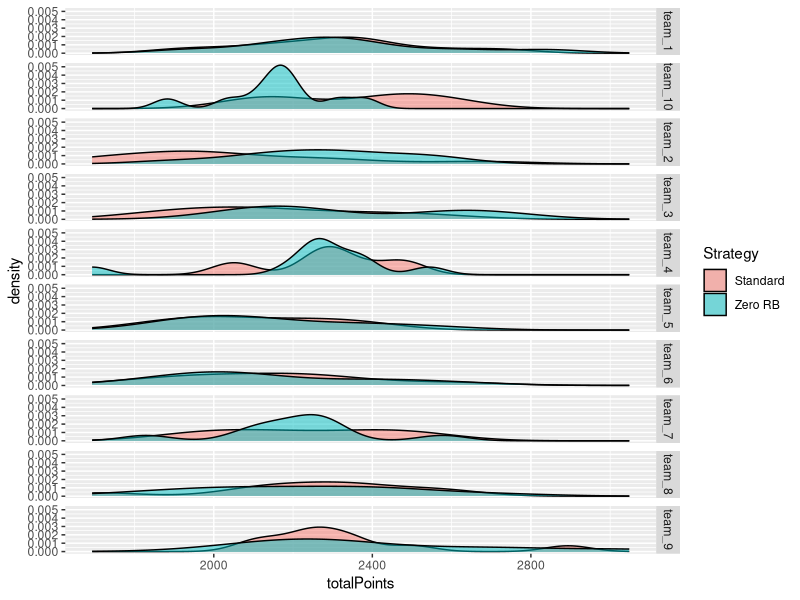

The R source for this figure:
#https://fantasydata.com/nfl/adp?season=2021&leaguetype=1



#####################
#importing data
#####################
library(tidyverse)
library(ggridges)
twentytwenty <- read.csv("standard_scoring_adp/adp_2021.csv")
twentytwentyPoints <- read.csv("standard_points_scored/2021.csv")

###############
#simulate drafts with standard strategy
###############
set.seed(5)

NumberOfSimulations <- 10

teams <- c("team_1", "team_2", "team_3", "team_4", "team_5", "team_6", "team_7",
           "team_8", "team_9", "team_10")
draftPick <- c(1:160)
round <- rep(c(1:16),each=10)
teamPick <- rep(c(teams, rev(teams)), times =8)
full_func <- function(position, count){
      if (position == "QB" & count >=1){
        return("Yes")
      }
      if (position == "RB" & count >=4){
        return("Yes")
      }
      if (position == "TE" & count >=1){
        return("Yes")
      }
      if (position == "K" & count >=1){
        return("Yes")
      }
      if (position == "DST" & count >=1){
        return("Yes")
      }
      if (position == "WR" & count >=4){
        return("Yes")
      }
      else{
        return("No")
      }
}

allSims <- c()
for (sim in 1:NumberOfSimulations) {
  roster <- c()
  draftOrder <- data.frame(draftPick, round, teamPick) %>% 
    add_column(Rank = NA) %>%
    add_column(PlayerID = NA) %>%
    add_column(Name = NA) %>%
    add_column(Position = NA) 
  remainingPlayers <- twentytwenty %>% select(c("Rank", "PlayerID", "Name", "Position"))
  remainingPlayersPosFilter <-remainingPlayers
  positionTable <- c()
  for (val in draftPick) {
    if (val<=100) {
      roster <- filter(draftOrder, teamPick == draftOrder[val, "teamPick"])
      positionTable <- data.frame(table(roster$Position)) 
      positionTable <- positionTable %>%  mutate(is_pos_full = mapply(full_func, positionTable$Var1, positionTable$Freq))
      fullPositions <- c(as.vector(positionTable[positionTable$is_pos_full == "Yes", 1]), "K", "DST")
      remainingPlayersPosFilter <- filter(remainingPlayers, !(Position %in% fullPositions))
      pick <- remainingPlayersPosFilter[1+round((sample(0:1, 1))*sqrt(val), 1), ]
      draftOrder[val,c(4:7)] <- pick
      remainingPlayers <- filter(remainingPlayers, PlayerID != pick$PlayerID)
    }
    else if (val>=100 & val<=140) {
      roster <- filter(draftOrder, teamPick == draftOrder[val, "teamPick"])
      pick <- remainingPlayers[1+round((sample(0:1, 1))*sqrt(val), 1), ]
      draftOrder[val,c(4:7)] <- pick
      remainingPlayers <- filter(remainingPlayers, PlayerID != pick$PlayerID)
    }
    else if (val>=141 & val<=150) {
      roster <- filter(draftOrder, teamPick == draftOrder[val, "teamPick"])
      if(!("DST" %in% roster$Position)) {
        DST <- filter(remainingPlayers, Position == "DST")
        pick <- DST[1, ]
        draftOrder[val,c(4:7)] <- pick
        remainingPlayers <- filter(remainingPlayers, PlayerID != pick$PlayerID)
      }
      else{
        pick <- remainingPlayers[1+sample(0:2, 1), ]
        draftOrder[val,c(4:7)] <- pick
        remainingPlayers <- filter(remainingPlayers, PlayerID != pick$PlayerID)
      }
    }
    else if(val>150){
      roster <- filter(draftOrder, teamPick == draftOrder[val, "teamPick"])
      if(!("K" %in% roster$Position)) {
        K <- filter(remainingPlayers, Position == "K")
        pick <- K[1, ]
        draftOrder[val,c(4:7)] <- pick
        remainingPlayers <- filter(remainingPlayers, PlayerID != pick$PlayerID)
      }
      else{
        pick <- remainingPlayers[1+sample(0:2, 1), ]
        draftOrder[val,c(4:7)] <- pick
        remainingPlayers <- filter(remainingPlayers, PlayerID != pick$PlayerID)
    }  
    }
  }
  allSims <- rbind(allSims, draftOrder)
}

allSimsClean <- allSims %>% 
  mutate(simulation = rep(1:NumberOfSimulations,each=160)) %>%
  left_join(twentytwentyPoints, by = c("PlayerID" = "PlayerID"))%>%
  group_by(teamPick, simulation) %>%
  summarise(totalPoints = sum(FantasyPoints, na.rm = TRUE)) %>%
  mutate(Strategy = "Standard")


#ggplot(allSimsClean, aes(x=totalPoints, y = teamPick))+
 # geom_density_ridges(scale = 0.9) #+
 # facet_wrap(~teamPick, nrow=3, ncol=4)

###############
#simulate drafts with no RB strategy
###############
ZeroTeam <- "team_1"

allSimsallPicks0RB <- c()
for (team in teams){
ZeroTeam <- team
allSims0RB <- c()
  for (sim in 1:NumberOfSimulations) {
    roster <- c()
    draftOrder <- data.frame(draftPick, round, teamPick) %>% 
      add_column(Rank = NA) %>%
      add_column(PlayerID = NA) %>%
      add_column(Name = NA) %>%
      add_column(Position = NA) 
    remainingPlayers <- twentytwenty %>% select(c("Rank", "PlayerID", "Name", "Position"))
    remainingPlayersPosFilter <-remainingPlayers
    positionTable <- c()
      for (val in draftPick) {
        if (draftOrder[val,"teamPick"] != ZeroTeam) {
          if (val<=100) {
            roster <- filter(draftOrder, teamPick == draftOrder[val, "teamPick"])
            positionTable <- data.frame(table(roster$Position)) 
            positionTable <- positionTable %>%  mutate(is_pos_full = mapply(full_func, positionTable$Var1, positionTable$Freq))
            fullPositions <- c(as.vector(positionTable[positionTable$is_pos_full == "Yes", 1]), "K", "DST")
            remainingPlayersPosFilter <- filter(remainingPlayers, !(Position %in% fullPositions))
            pick <- remainingPlayersPosFilter[1+round((sample(0:1, 1))*sqrt(val), 1), ]
            draftOrder[val,c(4:7)] <- pick
            remainingPlayers <- filter(remainingPlayers, PlayerID != pick$PlayerID)
          }
          else if (val>=100 & val<=140) {
            roster <- filter(draftOrder, teamPick == draftOrder[val, "teamPick"])
            pick <- remainingPlayers[1+round((sample(0:1, 1))*sqrt(val), 1), ]
            draftOrder[val,c(4:7)] <- pick
            remainingPlayers <- filter(remainingPlayers, PlayerID != pick$PlayerID)
          }
          else if (val>=141 & val<=150) {
            roster <- filter(draftOrder, teamPick == draftOrder[val, "teamPick"])
            if(!("DST" %in% roster$Position)) {
              DST <- filter(remainingPlayers, Position == "DST")
              pick <- DST[1, ]
              draftOrder[val,c(4:7)] <- pick
              remainingPlayers <- filter(remainingPlayers, PlayerID != pick$PlayerID)
            }
            else{
              pick <- remainingPlayers[1+sample(0:2, 1), ]
              draftOrder[val,c(4:7)] <- pick
              remainingPlayers <- filter(remainingPlayers, PlayerID != pick$PlayerID)
            }
          }
          else if(val>150){
            roster <- filter(draftOrder, teamPick == draftOrder[val, "teamPick"])
            if(!("K" %in% roster$Position)) {
              K <- filter(remainingPlayers, Position == "K")
              pick <- K[1, ]
              draftOrder[val,c(4:7)] <- pick
              remainingPlayers <- filter(remainingPlayers, PlayerID != pick$PlayerID)
            }
            else{
              pick <- remainingPlayers[1+sample(0:2, 1), ]
              draftOrder[val,c(4:7)] <- pick
              remainingPlayers <- filter(remainingPlayers, PlayerID != pick$PlayerID)
            }  
          }
        }
        else if (draftOrder[val,"teamPick"] == ZeroTeam){
          if (val<=40) {
            remainingPlayersSanRB<- filter(remainingPlayers, Position !="RB")
            pick <- remainingPlayersSanRB[1+round((sample(0:1, 1))*sqrt(val), 1), ]
            draftOrder[val,c(4:7)] <- pick
            remainingPlayers <- filter(remainingPlayers, PlayerID != pick$PlayerID)
          }
          else if (val>= 41 & val<=100) {
            roster <- filter(draftOrder, teamPick == draftOrder[val, "teamPick"])
            positionTable <- data.frame(table(roster$Position)) 
            positionTable <- positionTable %>%  mutate(is_pos_full = mapply(full_func, positionTable$Var1, positionTable$Freq))
            fullPositions <- c(as.vector(positionTable[positionTable$is_pos_full == "Yes", 1]), "K", "DST")
            remainingPlayersPosFilter <- filter(remainingPlayers, !(Position %in% fullPositions))
            pick <- remainingPlayersPosFilter[1+round((sample(0:1, 1))*sqrt(val), 1), ]
            draftOrder[val,c(4:7)] <- pick
            remainingPlayers <- filter(remainingPlayers, PlayerID != pick$PlayerID)
          }
          else if (val>=100 & val<=140) {
            roster <- filter(draftOrder, teamPick == draftOrder[val, "teamPick"])
            pick <- remainingPlayers[1+round((sample(0:1, 1))*sqrt(val), 1), ]
            draftOrder[val,c(4:7)] <- pick
            remainingPlayers <- filter(remainingPlayers, PlayerID != pick$PlayerID)
          }
          else if (val>=141 & val<=150) {
            roster <- filter(draftOrder, teamPick == draftOrder[val, "teamPick"])
            if(!("DST" %in% roster$Position)) {
              DST <- filter(remainingPlayers, Position == "DST")
              pick <- DST[1, ]
              draftOrder[val,c(4:7)] <- pick
              remainingPlayers <- filter(remainingPlayers, PlayerID != pick$PlayerID)
            }
            else{
              pick <- remainingPlayers[1+sample(0:2, 1), ]
              draftOrder[val,c(4:7)] <- pick
              remainingPlayers <- filter(remainingPlayers, PlayerID != pick$PlayerID)
            }
          }
         else if(val>150){
            roster <- filter(draftOrder, teamPick == draftOrder[val, "teamPick"])
            if(!("K" %in% roster$Position)) {
              K <- filter(remainingPlayers, Position == "K")
              pick <- K[1, ]
              draftOrder[val,c(4:7)] <- pick
              remainingPlayers <- filter(remainingPlayers, PlayerID != pick$PlayerID)
            }
            else{
              pick <- remainingPlayers[1+sample(0:2, 1), ]
              draftOrder[val,c(4:7)] <- pick
              remainingPlayers <- filter(remainingPlayers, PlayerID != pick$PlayerID)
            }
         }
        }
        }
    allSims0RB <- rbind(allSims0RB, draftOrder)
  }
allSimsallPicks0RB <- rbind(allSimsallPicks0RB, allSims0RB)
}

SimColoneRound <- rep(1:NumberOfSimulations,each=160)
SimColtenRounds <- rep(SimColoneRound, times =10)
ZeroTeam <- rep(teams, each = NumberOfSimulations*160)


allSims0RBClean <- allSimsallPicks0RB %>% 
  mutate(simulation = SimColtenRounds) %>%
  mutate(ZeroRBteam = ZeroTeam)  %>%
  mutate(Strategy = ifelse(teamPick == ZeroRBteam, "Zero RB", "Standard")) %>%
  filter(Strategy == "Zero RB") %>%
  left_join(twentytwentyPoints, by = c("PlayerID" = "PlayerID"))%>%
  group_by(teamPick, simulation) %>%
  summarise(totalPoints = sum(FantasyPoints, na.rm = TRUE)) %>%
  mutate(Strategy = "Zero RB")

ConsolidatedData <- rbind(allSims0RBClean, allSimsClean)

ggplot() +
  geom_density(data = ConsolidatedData, aes(x = totalPoints, group = Strategy, fill = Strategy), alpha=.5) +
  facet_grid(teamPick~.) 
  



